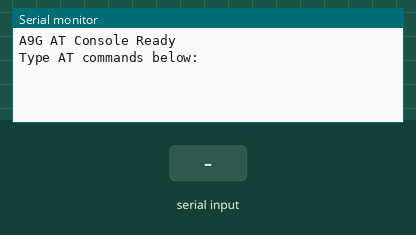
The sketch below on a simulated ESP32. On the bench: the last lines printed to the serial monitor. Inputs (shaded band) come from the test bench.

Above: at 2.2 s.
2.3 s: "1\n" received over the second serial link
At 3.5 s:
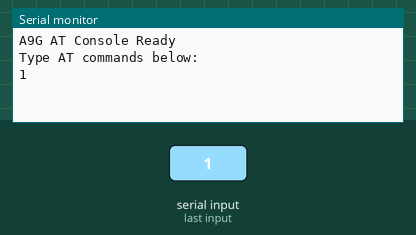
3.8 s: "0\n" received over the second serial link
At 4.8 s:
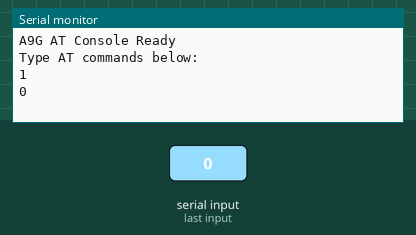

The sketch:

A9G_Board_Communication.ino
```cpp
#include <Arduino.h>

HardwareSerial A9G(1);   // Use UART1

void setup() {
  Serial.begin(115200);      // USB Serial Monitor
  delay(1000);

  // UART1: RX=16, TX=17
  A9G.begin(115200, SERIAL_8N1, 16, 17);

  Serial.println("A9G AT Console Ready");
  Serial.println("Type AT commands below:");
}

void loop() {
  // PC → A9G
  if (Serial.available()) {
    String cmd = Serial.readStringUntil('\n');
    cmd.trim();
    A9G.print(cmd);


    A9G.print("\r\n");
  }


  // A9G → PC
  while (A9G.available()) {
    Serial.write(A9G.read());
  }
}
```

Measured:
- after the input at 2.3 s, the serial monitor: prints a new line at once (image 1)
- after the input at 3.8 s, the serial monitor: prints a new line at once (image 2)
